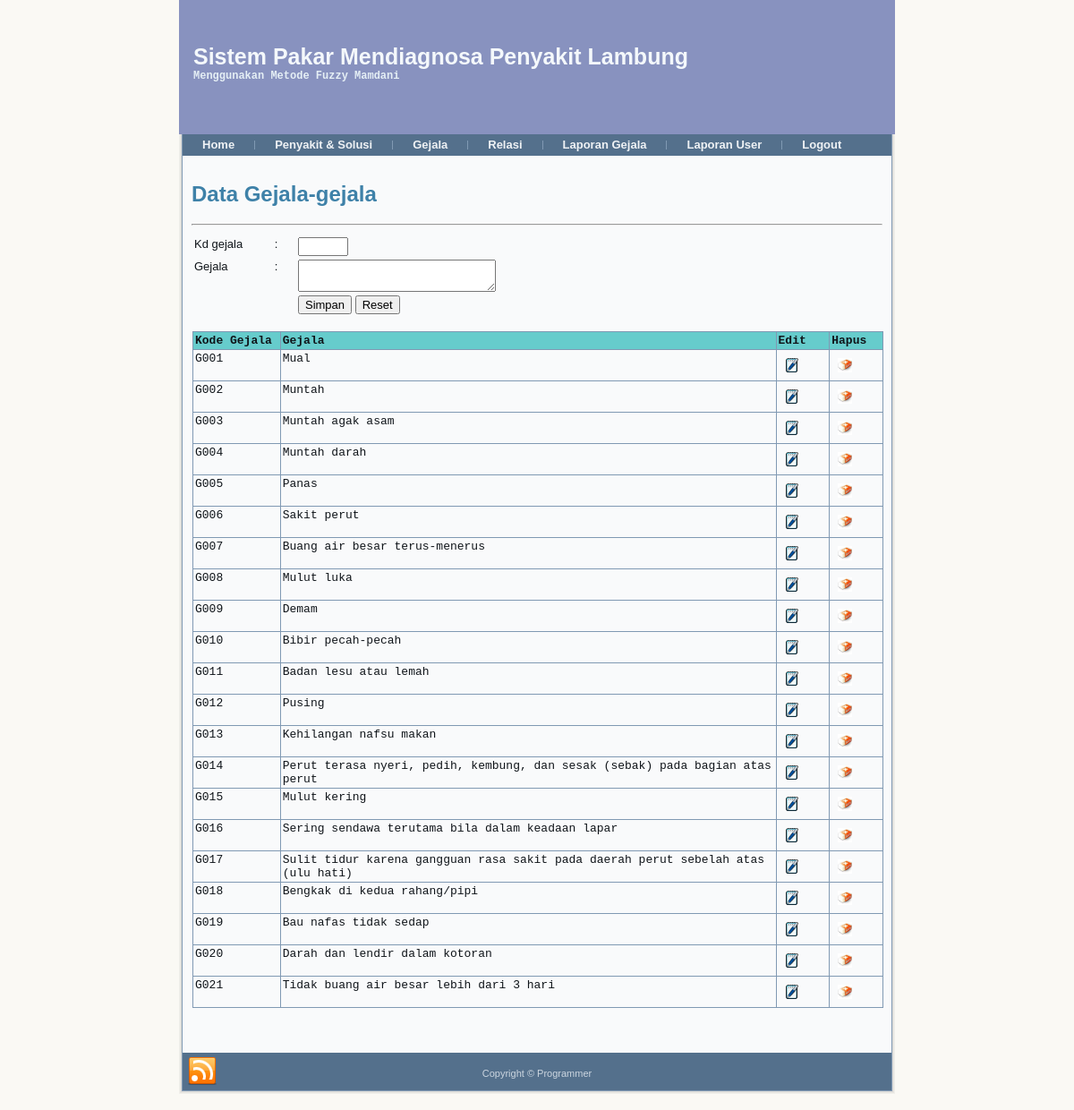
Screenshot of /admin/haladmin.php?top=gejala.php with the database file from the repository.
### tables this page shows
CREATE TABLE IF NOT EXISTS `gejala` (
  `kd_gejala` char(4) NOT NULL,
  `gejala` varchar(100) NOT NULL,
  PRIMARY KEY (`kd_gejala`)
);

### admin/gejala.php (the view, shortened to what this page needs)
<!DOCTYPE HTML PUBLIC "-//W3C//DTD HTML 4.01 Transitional//EN"
"http://www.w3.org/TR/html4/loose.dtd">
<html>
<head>
</head>
<body>
<h2>Data Gejala-gejala</h2><hr>
<form name="form3" onSubmit="return validasi(this);" method="post" action="simpangejala.php">
<table class="tab" width="341" border="0" align="center">
  <tr>
    <td colspan="3"><div align="center"></div></td>
  </tr>
  <tr>
    <td width="93">Kd gejala </td>
    <td width="25">:</td>
    <td width="201">
      <input name="kd_gejala" type="text" id="kd_gejala" size="4" maxlength="4">
    </td>
  </tr>
  <tr>
    <td> Gejala </td>
    <td>:</td>
    <td>
      <textarea name="gejala" cols="25" id="gejala"></textarea>
    </td>
  </tr>
    <tr>
    <td>&nbsp;</td>
    <td>&nbsp;</td>
    <td>
      <input name="simpan" type="submit" id="simpan" value="Simpan">
      <input type="reset" name="reset" value="Reset">
    </td>
  </tr>
</table>
</form>
<br><table id="tabel" width="100%" border="1" align="center" cellpadding="3" cellspacing="0">
  <tr bgcolor="#66CCCC" align="center">
    <td width="85"><strong>Kode Gejala</strong></td>
    <td width="505"><strong>Gejala</strong></td>
    <td width="50"><strong>Edit</strong></td>
    <td width="50"><strong>Hapus</strong></td>
  </tr>
  <tr>
    <?php
	include "../koneksi.php";
	$sql = "SELECT * FROM gejala ORDER BY kd_gejala";
	$qry = mysql_query($sql,$koneksi) or die ("SQL Error".mysql_error());
	while ($data = mysql_fetch_array ($qry)) {
   ?>
  <tr>
    <td><?php echo $data['kd_gejala']; ?></td>
    <td><?php echo $data['gejala']; ?></td>
    <td><a title="Edit Penyakit" href="edgejala.php?kdubah=<?php echo $data['kd_gejala'];?>"><img src="image/edit.jpeg" width="16" height="16" border="0"></a></td>
    <td><a title="Hapus Gejala" style="cursor:pointer;" onclick="return konfirmasi('<?php echo $data['kd_gejala'];?>');"><img src="image/hapus.jpeg" width="16" height="16" ></a></td>
  </tr>
  <?php
  } ?>
</table>
<p>&nbsp; </p>
</body>
</html>

### admin/haladmin.php (shortened to what this page needs)
<!DOCTYPE html PUBLIC "-//W3C//DTD XHTML 1.0 Transitional//EN" "http://www.w3.org/TR/xhtml1/DTD/xhtml1-transitional.dtd"[]>
<html xmlns="http://www.w3.org/1999/xhtml" dir="ltr" lang="en-US" xml:lang="en">
<head>
    <link rel="stylesheet" href="../style.css" type="text/css" media="screen" />
</head>
<body>
<div id="art-main">
    <div class="art-header">
        <div class="art-header-clip">
        <div class="art-header-center">
            <div class="art-header-jpeg"></div>
        </div>
        </div>
    <div class="art-header-wrapper">
    <div class="art-header-inner">
        <div class="art-logo">
                 <h1 class="art-logo-name"><a href="./index.html">Sistem Pakar Mendiagnosa Penyakit Lambung</a></h1>
                 <h2 class="art-logo-text">Menggunakan Metode Fuzzy Mamdani</h2>
                </div>
    </div>
    </div>
    </div>
    <div class="cleared reset-box"></div><div class="art-sheet">
        <div class="art-sheet-cc"></div>
        <div class="art-sheet-body">
<div class="art-nav">
<div class="art-nav-outer">
<?php include "menu.php"; ?>
</div>
</div>
<div class="art-content-layout">
                <div class="art-content-layout-row">
                    <div class="art-layout-cell art-content">
<div class="art-post">
 <div class="art-post-body">
<div class="art-post-inner art-article">
<div class="art-postcontent">
<?php
$top=$_GET['top'];
if(empty($top)){
$on_top="home.php";
}
else{
$on_top=$top;
include "$on_top";
}
?>
                </div>
                </div>
    </div>
</div>
                    </div>
                </div>
            </div>
            <div class="art-footer">
                <div class="art-footer-t"></div>
                <div class="art-footer-body">
                    <a href="#" class="art-rss-tag-icon" title="RSS"></a>
                            <div class="art-footer-text">
<p><br /></p>
<p>Copyright © Programmer<br /> </p>
                                                            </div>
                </div>
            </div>
        </div>
    </div>
    <p class="art-page-footer"><a href="http://www.artisteer.com/?p=website_templates"></a> </p>
</div>
</body>
</html>

### admin/menu.php
<ul class="art-hmenu">
		<li>
			<a href="haladmin.php?top=home.php"><span class="l"></span><span class="r"></span><span class="t">Home</span></a>
		</li>
		<li>
			<a href="haladmin.php?top=penyakit_solusi.php"><span class="l"></span><span class="r"></span><span class="t">Penyakit & Solusi </span></a>
		</li>
		<li>
			<a href="haladmin.php?top=gejala.php" ><span class="l"></span><span class="r"></span><span class="t">Gejala</span></a>
		</li>
		<li>
			<a href="haladmin.php?top=relasi.php"><span class="l"></span><span class="r"></span><span class="t">Relasi</span></a>
		</li>
		<li>
			<a href="haladmin.php?top=lapgejala.php"><span class="l"></span><span class="r"></span><span class="t">Laporan Gejala</span></a>
		</li>
        <li>
			<a href="haladmin.php?top=lapuser.php"><span class="l"></span><span class="r"></span><span class="t">Laporan User</span></a>
		</li>
		<li>
			<a href="logout.php"><span class="l"></span><span class="r"></span><span class="t">Logout</span></a>
		</li>
</ul>

### rows the page displays
gejala: kd_gejala "G001", gejala "Mual"
gejala: kd_gejala "G002", gejala "Muntah"
gejala: kd_gejala "G003", gejala "Muntah agak asam"
gejala: kd_gejala "G004", gejala "Muntah darah"
gejala: kd_gejala "G005", gejala "Panas"
gejala: kd_gejala "G006", gejala "Sakit perut"
gejala: kd_gejala "G007", gejala "Buang air besar terus-menerus"
gejala: kd_gejala "G008", gejala "Mulut luka"
gejala: kd_gejala "G009", gejala "Demam"
gejala: kd_gejala "G010", gejala "Bibir pecah-pecah"
gejala: kd_gejala "G011", gejala "Badan lesu atau lemah"
gejala: kd_gejala "G012", gejala "Pusing"
gejala: kd_gejala "G013", gejala "Kehilangan nafsu makan"
gejala: kd_gejala "G014", gejala "Perut terasa nyeri, pedih, kembung, dan sesak (sebak) pada bagian atas perut"
gejala: kd_gejala "G015", gejala "Mulut kering"
gejala: kd_gejala "G016", gejala "Sering sendawa terutama bila dalam keadaan lapar"
gejala: kd_gejala "G017", gejala "Sulit tidur karena gangguan rasa sakit pada daerah perut sebelah atas (ulu hati)"
gejala: kd_gejala "G018", gejala "Bengkak di kedua rahang/pipi"
gejala: kd_gejala "G019", gejala "Bau nafas tidak sedap"
gejala: kd_gejala "G020", gejala "Darah dan lendir dalam kotoran"
gejala: kd_gejala "G021", gejala "Tidak buang air besar lebih dari 3 hari"
